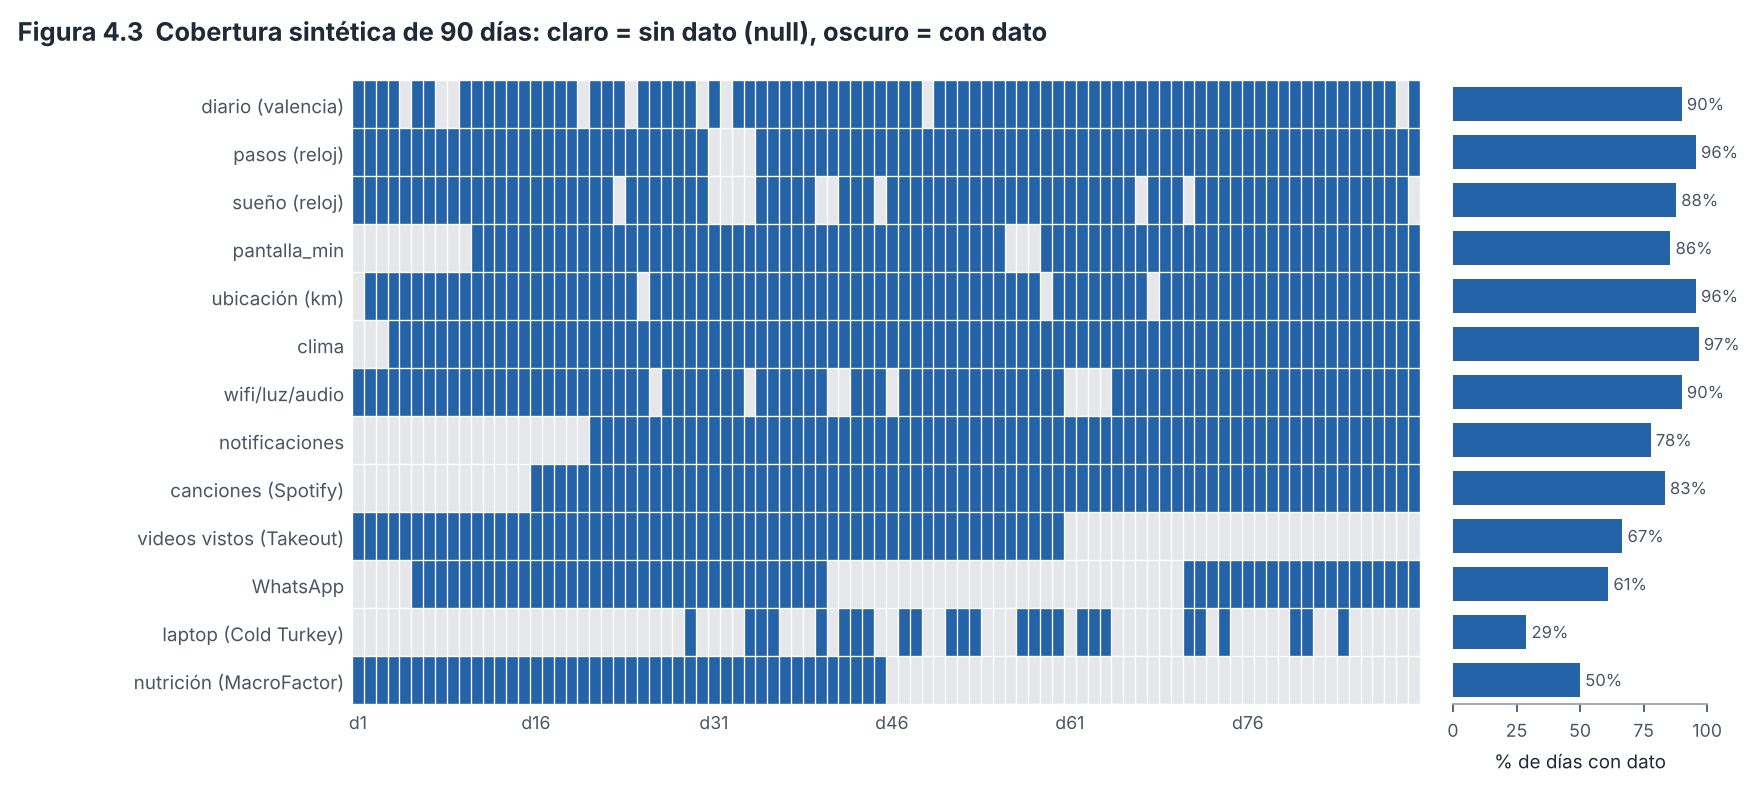

The script that saved this image:
"""Figura 4.3 - Mapa de cobertura SINTÉTICO: días con dato (oscuro) y sin dato (claro) por variable, a lo largo de 90 días.
Uso: python fig06_cobertura.py [salida.png]"""
import sys
import numpy as np
import matplotlib
matplotlib.use("Agg")
import matplotlib.pyplot as plt
import estilo  # paleta y tipografía comunes (módulo 12)

rng = np.random.default_rng(5)
D = 90
vars_ = ["diario (valencia)", "pasos (reloj)", "sueño (reloj)", "pantalla_min", "ubicación (km)", "clima", "wifi/luz/audio",
         "notificaciones", "canciones (Spotify)", "videos vistos (Takeout)", "WhatsApp", "laptop (Cold Turkey)", "nutrición (MacroFactor)"]
M = np.zeros((len(vars_), D), bool)
M[0] = rng.random(D) > .08
M[1] = True; M[1, 30:34] = False                       # reloj sin batería 4 días
M[2] = M[1] & (rng.random(D) > .05)
M[3, 10:] = True; M[3, 55:58] = False                  # permiso de uso desde el día 11
M[4] = rng.random(D) > .03
M[5] = True; M[5, 0:3] = False
M[6] = rng.random(D) > .06; M[6, 60:64] = False        # teléfono apagado
M[7, 20:] = True
M[8] = True; M[8, :15] = False                         # Spotify conectado el día 16
M[9, 0:60] = True                                      # Takeout exportado una vez: cubre hasta el día 60
M[10, 5:40] = True; M[10, 70:] = True                  # dos exportaciones de chat
M[11] = False; M[11, 25:85] = rng.random(60) > .5     # laptop: irregular
M[12, 0:45] = True                                     # nutrición: importada por periodos
cov = M.mean(axis=1) * 100
fig, (ax, bx) = plt.subplots(1, 2, figsize=(11, 5), dpi=160, gridspec_kw={"width_ratios": [4.2, 1], "wspace": .05})
ax.imshow(M, aspect="auto", cmap=matplotlib.colors.ListedColormap([estilo.REJILLA, estilo.AZUL]), interpolation="nearest")
ax.set_yticks(range(len(vars_))); ax.set_yticklabels(vars_, fontsize=8.5)
ax.set_xticks(range(0, D, 15)); ax.set_xticklabels([f"d{i+1}" for i in range(0, D, 15)], fontsize=8)
ax.set_xticks(np.arange(-.5, D, 1), minor=True); ax.set_yticks(np.arange(-.5, len(vars_), 1), minor=True)
ax.grid(which="minor", color="white", lw=.6); ax.tick_params(which="both", length=0)
for s in ax.spines.values(): s.set_visible(False)
bx.barh(range(len(vars_)), cov, color=estilo.AZUL, height=.7); bx.set_ylim(len(vars_) - .5, -.5); bx.set_xlim(0, 100)
bx.set_yticks([]); bx.tick_params(labelsize=8); bx.set_xlabel("% de días con dato", fontsize=8.5)
for i, c in enumerate(cov): bx.text(c + 2, i, f"{c:.0f}%", va="center", fontsize=7.5, color=estilo.TINTA_2)
for s in ["top", "right", "left"]: bx.spines[s].set_visible(False)
fig.suptitle("Figura 4.3  Cobertura sintética de 90 días: claro = sin dato (null), oscuro = con dato", x=0.01, ha="left", fontsize=11.5, weight="bold", color=estilo.TINTA)
fig.subplots_adjust(left=.2,right=.97,top=.9,bottom=.12)
fig.savefig(sys.argv[1] if len(sys.argv) > 1 else "fig06_cobertura.png")
